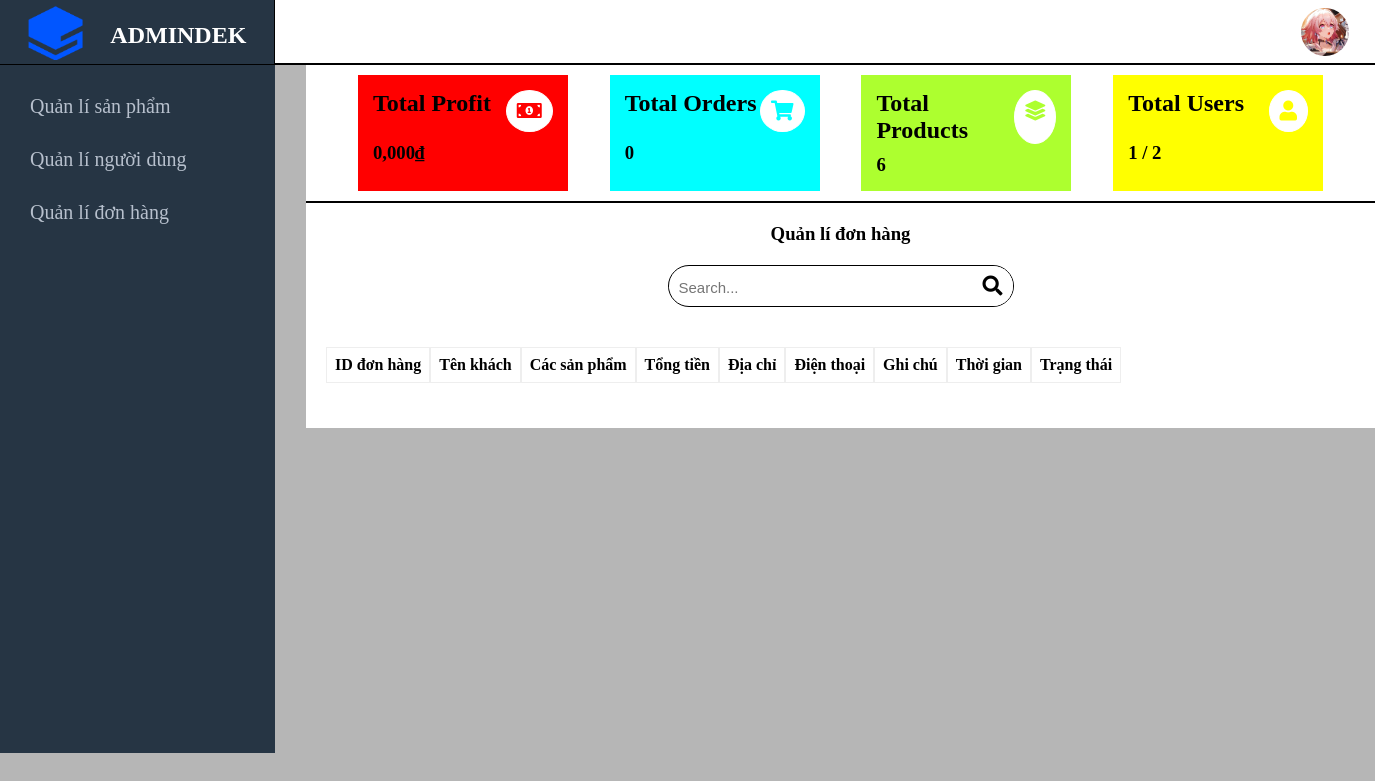
/admin.php?type=manager_orders (signed in), run on an earlier commit of the app's database.
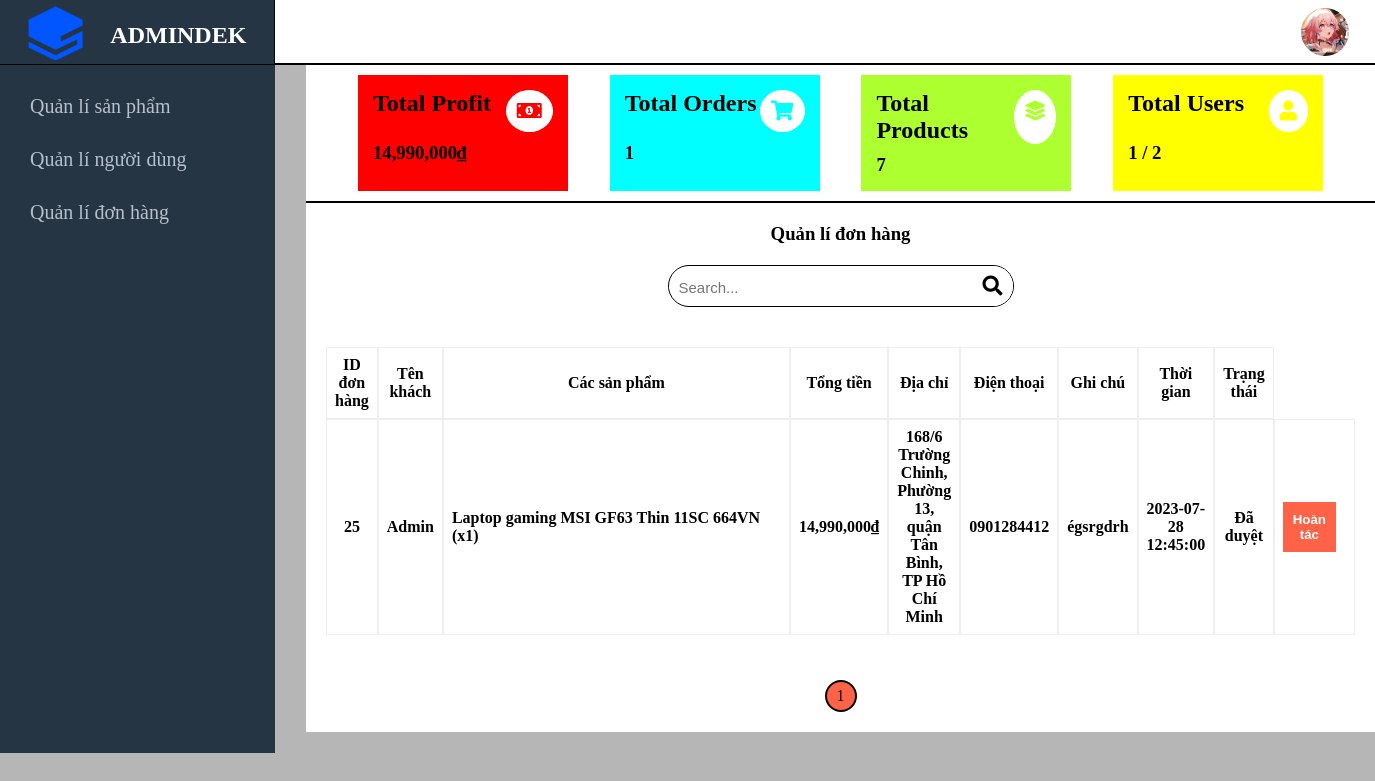
And on a later commit of the database.
### tables this page shows
CREATE TABLE `orders` (
  `id` int(11) NOT NULL,
  `id_users` int(11) NOT NULL,
  `total_price` float(10,3) DEFAULT NULL,
  `note` text DEFAULT NULL,
  `status` tinyint(1) NOT NULL DEFAULT 0,
  `address` varchar(255) NOT NULL,
  `sdt` varchar(11) NOT NULL,
  `time_order` datetime NOT NULL DEFAULT current_timestamp()
);

CREATE TABLE `users` (
  `id` int(11) NOT NULL,
  `role` tinyint(1) NOT NULL DEFAULT 0,
  `user_name` varchar(100) NOT NULL,
  `name` varchar(100) NOT NULL,
  `email` varchar(100) NOT NULL,
  `password` varchar(255) NOT NULL,
  `address` varchar(200) DEFAULT NULL,
  `sdt` varchar(20) NOT NULL,
  `avatar` text DEFAULT NULL,
  `is_online` int(1) DEFAULT 0,
  `last_activity` datetime NOT NULL DEFAULT current_timestamp()
);

### manager_orders.php (the view, shortened to what the changed rows need)
<?php
$sql = "SELECT * FROM orders";
$result = mysqli_query($conn, $sql);
$total_table = mysqli_num_rows($result);
$limit = 10;
$cr_page = (isset($_GET['page']) ? $_GET['page'] : 1);
$page = ceil($total_table / $limit);
$start = ($cr_page - 1) * $limit;
$result = mysqli_query($conn, "SELECT o.*, u.name AS user_name, GROUP_CONCAT(CONCAT(' ',p.name, ' (x', od.quantity, ')')) AS product_names
FROM orders AS o
JOIN users AS u ON o.id_users = u.id
JOIN orders_detail AS od ON o.id = od.id_order
JOIN product AS p ON od.id_product = p.id
GROUP BY o.id
Order By o.id DESC
LIMIT $start, $limit");
?>
<!DOCTYPE html>
<html lang="vn">
<head>
    <link rel="stylesheet" href="./Css/styles.css">
    <link rel="stylesheet" href="./Css/responsive_home.css">
</head>
<body>
    <div class="manager_orders_frame">
        <div class="manager_orders">
            <table>
                <thead>
                    <tr>
                        <th>ID đơn hàng</th>
                        <th>Tên khách</th>
                        <th>Các sản phẩm</th>
                        <th>Tổng tiền</th>
                        <th>Địa chỉ</th>
                        <th>Điện thoại</th>
                        <th>Ghi chú</th>
                        <th>Thời gian</th>
                        <th>Trạng thái</th>
                    </tr>
                </thead>
                <tbody>
                    <?php foreach ($result as $ord) : ?>
                        <tr>
                            <th class="id_order"><?php echo $ord['id'] ?></th>
                            <th><?php echo $ord['user_name'] ?></th>
                            <th class="content_product"><?php echo $ord['product_names'] ?></th>
                            <th><?php echo number_format($ord['total_price'] * 1000) ?>,000₫</th>
                            <th><?php echo $ord['address'] ?></th>
                            <th><?php echo $ord['sdt'] ?></th>
                            <th><?php echo $ord['note'] ?></th>
                            <th><?php echo $ord['time_order'] ?></th>
                            <?php if ($ord['status'] == 0) { ?>
                                <th>Chưa duyệt</th>
                            <?php } else { ?>
                                <th>Đã duyệt</th>
                            <?php } ?>
                            <th class="button_bd">
                                <?php if ($ord['status'] == 0) { ?>
                                    <button type="submit" class="order_browsing"><a href="status_orders1.php?id=<?php echo $ord['id'] ?>">Duyệt</a></button>
                                <?php } else { ?>
                                    <button type="submit" class="order_browsing"><a href="status_orders2.php?id=<?php echo $ord['id'] ?>">Hoàn tác</a></button>
                                <?php } ?>
                            </th>
                        </tr>
                    <?php endforeach; ?>
                </tbody>
            </table>
            <div class="page_number">
                <div class="number">
                    <ul>
                        <?php for ($i = 1; $i <= $page; $i++) { ?>
                            <li class="number1 <?php echo (($cr_page == $i) ? 'active' : '') ?>"><a href="admin.php?type=1&page=<?php echo $i ?>"><?php echo $i ?></a></li>
                        <?php } ?>
                    </ul>
                </div>
            </div>
        </div>
    </div>
</body>
</html>

### admin.php (shortened to what the changed rows need)
<?php
include './setting/connect.php';
$sqlTotalprice = "SELECT SUM(total_price) as total_revenue FROM orders";
$result_total_revenue = mysqli_query($conn, $sqlTotalprice);
$row_total_revenue = mysqli_fetch_assoc($result_total_revenue);
$totalRevenue = $row_total_revenue['total_revenue'];
$sqlTotalOrders = "SELECT COUNT(*) AS id FROM orders";
$resultTotalOrders = $conn->query($sqlTotalOrders);
$rowTotalOrders = $resultTotalOrders->fetch_assoc();
$totalOrders = $rowTotalOrders['id'];
$sqlTotalProducts = "SELECT COUNT(*) AS id FROM product";
$resultTotalProducts = $conn->query($sqlTotalProducts);
$rowTotalProducts = $resultTotalProducts->fetch_assoc();
$totalProducts = $rowTotalProducts['id'];
?>
<!DOCTYPE html>
<html lang="vn">
<head>
    <link rel="stylesheet" href="https://cdnjs.cloudflare.com/ajax/libs/font-awesome/5.15.4/css/all.min.css" />
    <link rel="stylesheet" href="./Css/styles.css">
    <link rel="stylesheet" href="./Css/responsive_home.css">
</head>
<body>
    <div class="header_admin">
        <div class="frame_header_admin">
            <div class="logo_admin">
                <div class="frame_logo">
                    <h2><a href="admin.php" style="text-decoration: none; color: white;">ADMINDEK</a></h2>
                </div>
            </div>
        </div>
    </div>
    <div class="content_admin">
        <div class="right_content" onscroll="syncScroll('left_content')">
            <div class="frame_statistic">
                <div class="statistic">
                    <div class="frame_total" style="background-color: red;">
                        <div class="total_profit">
                            <div class="title_total">
                                <h2>Total Profit</h2>
                            </div>
                            <span>
                                <h3><?php echo number_format($totalRevenue * 1000) ?>,000₫</h3>
                            </span>
                        </div>
                    </div>
                    <div class="frame_total" style="background-color: aqua;">
                        <div class="total_orders">
                            <div class="title_total">
                                <h2>Total Orders</h2>
                            </div>
                            <span>
                                <h3><?php echo $totalOrders ?></h3>
                            </span>
                        </div>
                    </div>
                    <div class="frame_total" style="background-color: greenyellow;">
                        <div class="total_products">
                            <div class="title_total">
                                <h2>Total Products</h2>
                            </div>
                            <span>
                                <h3><?php echo $totalProducts ?></h3>
                            </span>
                        </div>
                    </div>
                    <div class="frame_total" style="background-color: yellow;">
                        <div class="total_users">
                            <div class="title_total">
                                <h2>Total Users</h2>
                            </div>
                        </div>
                    </div>
                </div>
            </div>
            <div class="content_manager">
                <?php if (isset($_GET['type'])) {
                    $type = $_GET['type'];
                    if ($type == 'manager_product') {
                        include 'manager_product.php';
                    } else if ($type == 'manager_users') {
                        include 'manager_users.php';
                    } else if ($type == 'manager_orders') {
                        include 'manager_orders.php';
                    } else if ($type == 'add_product') {
                        include 'add_product.php';
                    } else if ($type == 'fixed_product') {
                        include 'fixed_product.php';
                    }
                } ?>
            </div>
        </div>
    </div>
</body>
</html>

What changed in the data, as far as the page shows it:
added orders: id "25", id_users.name "Admin", product_names "Laptop gaming MSI GF63 Thin 11SC 664VN (x1)", $ord['total_price']*1000 "14,990", address "168/6 Trường Chinh, Phường 13, quận Tân Bình, TP Hồ Chí Minh", sdt "0901284412", note "égsrgdrh", time_order "2023-07-28 12:45:00", status "Đã duyệt"
Also different on the page:
$totalRevenue * 1000: "0" → "14,990"
$totalOrders: "0" → "1"
$totalProducts: "6" → "7"
new list line: "1"
